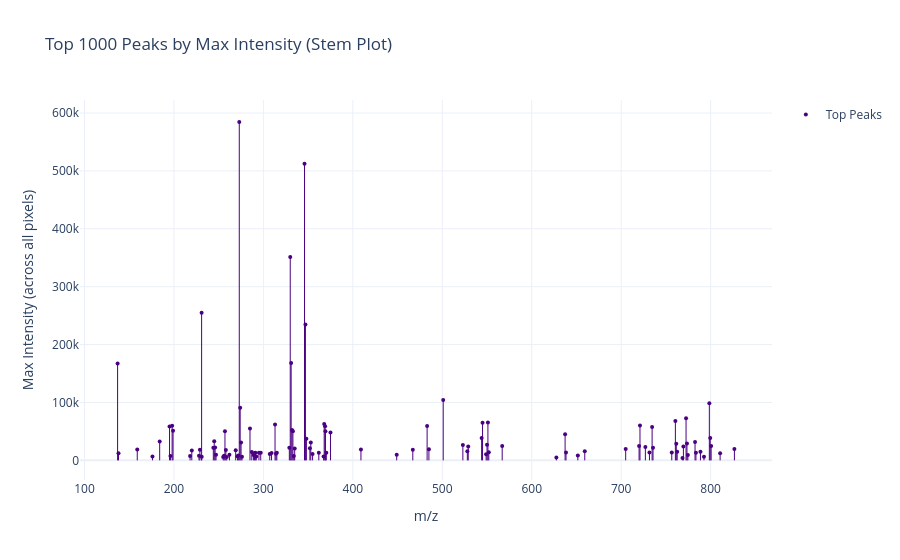

Source (notebook cell):
### Code cell
plot_top_peaks_stem(adata_hdi, title="Top 1000 Peaks by Max Intensity (Stem Plot)")

### Figure 1 — Plotly figure (JSON) as saved in the notebook; plotly's stock layout.template omitted (floating-point values rounded to 4 significant figures)
{"data": [{"hoverinfo": "skip", "line": {"color": "indigo", "width": 1}, "mode": "lines", "showlegend": false, "type": "scatter", "x": [137.0, 137.0], "y": [0, 167500]}, {"hoverinfo": "skip", "line": {"color": "indigo", "width": 1}, "mode": "lines", "showlegend": false, "type": "scatter", "x": [138.0, 138.0], "y": [0, 12488]}, {"hoverinfo": "skip", "line": {"color": "indigo", "width": 1}, "mode": "lines", "showlegend": false, "type": "scatter", "x": [159.0, 159.0], "y": [0, 18905]}, {"hoverinfo": "skip", "line": {"color": "indigo", "width": 1}, "mode": "lines", "showlegend": false, "type": "scatter", "x": [176.0, 176.0], "y": [0, 6534]}, {"hoverinfo": "skip", "line": {"color": "indigo", "width": 1}, "mode": "lines", "showlegend": false, "type": "scatter", "x": [184.1, 184.1], "y": [0, 32794]}, {"hoverinfo": "skip", "line": {"color": "indigo", "width": 1}, "mode": "lines", "showlegend": false, "type": "scatter", "x": [195.1, 195.1], "y": [0, 58528]}, {"hoverinfo": "skip", "line": {"color": "indigo", "width": 1}, "mode": "lines", "showlegend": false, "type": "scatter", "x": [196.1, 196.1], "y": [0, 7518]}, {"hoverinfo": "skip", "line": {"color": "indigo", "width": 1}, "mode": "lines", "showlegend": false, "type": "scatter", "x": [198.0, 198.0], "y": [0, 59752]}, {"hoverinfo": "skip", "line": {"color": "indigo", "width": 1}, "mode": "lines", "showlegend": false, "type": "scatter", "x": [199.0, 199.0], "y": [0, 50949]}, {"hoverinfo": "skip", "line": {"color": "indigo", "width": 1}, "mode": "lines", "showlegend": false, "type": "scatter", "x": [218.1, 218.1], "y": [0, 7429]}, {"hoverinfo": "skip", "line": {"color": "indigo", "width": 1}, "mode": "lines", "showlegend": false, "type": "scatter", "x": [220.0, 220.0], "y": [0, 16835]}, {"hoverinfo": "skip", "line": {"color": "indigo", "width": 1}, "mode": "lines", "showlegend": false, "type": "scatter", "x": [228.0, 228.0], "y": [0, 8017]}, {"hoverinfo": "skip", "line": {"color": "indigo", "width": 1}, "mode": "lines", "showlegend": false, "type": "scatter", "x": [229.0, 229.0], "y": [0, 18338]}, {"hoverinfo": "skip", "line": {"color": "indigo", "width": 1}, "mode": "lines", "showlegend": false, "type": "scatter", "x": [230.9, 230.9], "y": [0, 254934]}, {"hoverinfo": "skip", "line": {"color": "indigo", "width": 1}, "mode": "lines", "showlegend": false, "type": "scatter", "x": [231.1, 231.1], "y": [0, 6183]}, {"hoverinfo": "skip", "line": {"color": "indigo", "width": 1}, "mode": "lines", "showlegend": false, "type": "scatter", "x": [244.0, 244.0], "y": [0, 21609]}, {"hoverinfo": "skip", "line": {"color": "indigo", "width": 1}, "mode": "lines", "showlegend": false, "type": "scatter", "x": [245.0, 245.0], "y": [0, 32858]}, {"hoverinfo": "skip", "line": {"color": "indigo", "width": 1}, "mode": "lines", "showlegend": false, "type": "scatter", "x": [246.1, 246.1], "y": [0, 22144]}, {"hoverinfo": "skip", "line": {"color": "indigo", "width": 1}, "mode": "lines", "showlegend": false, "type": "scatter", "x": [247.1, 247.1], "y": [0, 9665]}, {"hoverinfo": "skip", "line": {"color": "indigo", "width": 1}, "mode": "lines", "showlegend": false, "type": "scatter", "x": [255.0, 255.0], "y": [0, 5932]}, {"hoverinfo": "skip", "line": {"color": "indigo", "width": 1}, "mode": "lines", "showlegend": false, "type": "scatter", "x": [256.0, 256.0], "y": [0, 7930]}, {"hoverinfo": "skip", "line": {"color": "indigo", "width": 1}, "mode": "lines", "showlegend": false, "type": "scatter", "x": [257.0, 257.0], "y": [0, 50097]}, {"hoverinfo": "skip", "line": {"color": "indigo", "width": 1}, "mode": "lines", "showlegend": false, "type": "scatter", "x": [258.0, 258.0], "y": [0, 17771]}, {"hoverinfo": "skip", "line": {"color": "indigo", "width": 1}, "mode": "lines", "showlegend": false, "type": "scatter", "x": [259.1, 259.1], "y": [0, 5702]}, {"hoverinfo": "skip", "line": {"color": "indigo", "width": 1}, "mode": "lines", "showlegend": false, "type": "scatter", "x": [262.0, 262.0], "y": [0, 9901]}, {"hoverinfo": "skip", "line": {"color": "indigo", "width": 1}, "mode": "lines", "showlegend": false, "type": "scatter", "x": [269.1, 269.1], "y": [0, 17476]}, {"hoverinfo": "skip", "line": {"color": "indigo", "width": 1}, "mode": "lines", "showlegend": false, "type": "scatter", "x": [271.0, 271.0], "y": [0, 6911]}, {"hoverinfo": "skip", "line": {"color": "indigo", "width": 1}, "mode": "lines", "showlegend": false, "type": "scatter", "x": [272.0, 272.0], "y": [0, 8503]}, {"hoverinfo": "skip", "line": {"color": "indigo", "width": 1}, "mode": "lines", "showlegend": false, "type": "scatter", "x": [273.0, 273.0], "y": [0, 584460]}, {"hoverinfo": "skip", "line": {"color": "indigo", "width": 1}, "mode": "lines", "showlegend": false, "type": "scatter", "x": [274.0, 274.0], "y": [0, 90898]}, {"hoverinfo": "skip", "line": {"color": "indigo", "width": 1}, "mode": "lines", "showlegend": false, "type": "scatter", "x": [275.1, 275.1], "y": [0, 30859]}, {"hoverinfo": "skip", "line": {"color": "indigo", "width": 1}, "mode": "lines", "showlegend": false, "type": "scatter", "x": [276.1, 276.1], "y": [0, 6445]}, {"hoverinfo": "skip", "line": {"color": "indigo", "width": 1}, "mode": "lines", "showlegend": false, "type": "scatter", "x": [285.0, 285.0], "y": [0, 54977]}, {"hoverinfo": "skip", "line": {"color": "indigo", "width": 1}, "mode": "lines", "showlegend": false, "type": "scatter", "x": [287.0, 287.0], "y": [0, 14340]}, {"hoverinfo": "skip", "line": {"color": "indigo", "width": 1}, "mode": "lines", "showlegend": false, "type": "scatter", "x": [289.0, 289.0], "y": [0, 9109]}, {"hoverinfo": "skip", "line": {"color": "indigo", "width": 1}, "mode": "lines", "showlegend": false, "type": "scatter", "x": [290.0, 290.0], "y": [0, 12374]}, {"hoverinfo": "skip", "line": {"color": "indigo", "width": 1}, "mode": "lines", "showlegend": false, "type": "scatter", "x": [291.0, 291.0], "y": [0, 13274]}, {"hoverinfo": "skip", "line": {"color": "indigo", "width": 1}, "mode": "lines", "showlegend": false, "type": "scatter", "x": [292.1, 292.1], "y": [0, 6599]}, {"hoverinfo": "skip", "line": {"color": "indigo", "width": 1}, "mode": "lines", "showlegend": false, "type": "scatter", "x": [295.0, 295.0], "y": [0, 13219]}, {"hoverinfo": "skip", "line": {"color": "indigo", "width": 1}, "mode": "lines", "showlegend": false, "type": "scatter", "x": [297.0, 297.0], "y": [0, 12972]}, {"hoverinfo": "skip", "line": {"color": "indigo", "width": 1}, "mode": "lines", "showlegend": false, "type": "scatter", "x": [307.1, 307.1], "y": [0, 11194]}, {"hoverinfo": "skip", "line": {"color": "indigo", "width": 1}, "mode": "lines", "showlegend": false, "type": "scatter", "x": [309.1, 309.1], "y": [0, 12670]}, {"hoverinfo": "skip", "line": {"color": "indigo", "width": 1}, "mode": "lines", "showlegend": false, "type": "scatter", "x": [313.0, 313.0], "y": [0, 61847]}, {"hoverinfo": "skip", "line": {"color": "indigo", "width": 1}, "mode": "lines", "showlegend": false, "type": "scatter", "x": [314.0, 314.0], "y": [0, 11642]}, {"hoverinfo": "skip", "line": {"color": "indigo", "width": 1}, "mode": "lines", "showlegend": false, "type": "scatter", "x": [315.0, 315.0], "y": [0, 13294]}, {"hoverinfo": "skip", "line": {"color": "indigo", "width": 1}, "mode": "lines", "showlegend": false, "type": "scatter", "x": [329.0, 329.0], "y": [0, 21984]}, {"hoverinfo": "skip", "line": {"color": "indigo", "width": 1}, "mode": "lines", "showlegend": false, "type": "scatter", "x": [330.0, 330.0], "y": [0, 351099]}, {"hoverinfo": "skip", "line": {"color": "indigo", "width": 1}, "mode": "lines", "showlegend": false, "type": "scatter", "x": [331.0, 331.0], "y": [0, 168097]}, {"hoverinfo": "skip", "line": {"color": "indigo", "width": 1}, "mode": "lines", "showlegend": false, "type": "scatter", "x": [332.0, 332.0], "y": [0, 52356]}, {"hoverinfo": "skip", "line": {"color": "indigo", "width": 1}, "mode": "lines", "showlegend": false, "type": "scatter", "x": [333.0, 333.0], "y": [0, 50359]}, {"hoverinfo": "skip", "line": {"color": "indigo", "width": 1}, "mode": "lines", "showlegend": false, "type": "scatter", "x": [334.0, 334.0], "y": [0, 7753]}, {"hoverinfo": "skip", "line": {"color": "indigo", "width": 1}, "mode": "lines", "showlegend": false, "type": "scatter", "x": [335.0, 335.0], "y": [0, 20326]}, {"hoverinfo": "skip", "line": {"color": "indigo", "width": 1}, "mode": "lines", "showlegend": false, "type": "scatter", "x": [346.0, 346.0], "y": [0, 512255]}, {"hoverinfo": "skip", "line": {"color": "indigo", "width": 1}, "mode": "lines", "showlegend": false, "type": "scatter", "x": [347.0, 347.0], "y": [0, 234542]}, {"hoverinfo": "skip", "line": {"color": "indigo", "width": 1}, "mode": "lines", "showlegend": false, "type": "scatter", "x": [348.1, 348.1], "y": [0, 37302]}, {"hoverinfo": "skip", "line": {"color": "indigo", "width": 1}, "mode": "lines", "showlegend": false, "type": "scatter", "x": [352.0, 352.0], "y": [0, 21037]}, {"hoverinfo": "skip", "line": {"color": "indigo", "width": 1}, "mode": "lines", "showlegend": false, "type": "scatter", "x": [353.0, 353.0], "y": [0, 30927]}, {"hoverinfo": "skip", "line": {"color": "indigo", "width": 1}, "mode": "lines", "showlegend": false, "type": "scatter", "x": [355.0, 355.0], "y": [0, 10929]}, {"hoverinfo": "skip", "line": {"color": "indigo", "width": 1}, "mode": "lines", "showlegend": false, "type": "scatter", "x": [362.0, 362.0], "y": [0, 13095]}, {"hoverinfo": "skip", "line": {"color": "indigo", "width": 1}, "mode": "lines", "showlegend": false, "type": "scatter", "x": [367.3, 367.3], "y": [0, 6540]}, {"hoverinfo": "skip", "line": {"color": "indigo", "width": 1}, "mode": "lines", "showlegend": false, "type": "scatter", "x": [368.0, 368.0], "y": [0, 62993]}, {"hoverinfo": "skip", "line": {"color": "indigo", "width": 1}, "mode": "lines", "showlegend": false, "type": "scatter", "x": [369.0, 369.0], "y": [0, 59117]}, {"hoverinfo": "skip", "line": {"color": "indigo", "width": 1}, "mode": "lines", "showlegend": false, "type": "scatter", "x": [369.4, 369.4], "y": [0, 50256]}, {"hoverinfo": "skip", "line": {"color": "indigo", "width": 1}, "mode": "lines", "showlegend": false, "type": "scatter", "x": [370.4, 370.4], "y": [0, 13049]}, {"hoverinfo": "skip", "line": {"color": "indigo", "width": 1}, "mode": "lines", "showlegend": false, "type": "scatter", "x": [375.0, 375.0], "y": [0, 48071]}, {"hoverinfo": "skip", "line": {"color": "indigo", "width": 1}, "mode": "lines", "showlegend": false, "type": "scatter", "x": [409.1, 409.1], "y": [0, 18600]}, {"hoverinfo": "skip", "line": {"color": "indigo", "width": 1}, "mode": "lines", "showlegend": false, "type": "scatter", "x": [449.0, 449.0], "y": [0, 9631]}, {"hoverinfo": "skip", "line": {"color": "indigo", "width": 1}, "mode": "lines", "showlegend": false, "type": "scatter", "x": [467.1, 467.1], "y": [0, 18248]}, {"hoverinfo": "skip", "line": {"color": "indigo", "width": 1}, "mode": "lines", "showlegend": false, "type": "scatter", "x": [483.0, 483.0], "y": [0, 59412]}, {"hoverinfo": "skip", "line": {"color": "indigo", "width": 1}, "mode": "lines", "showlegend": false, "type": "scatter", "x": [485.1, 485.1], "y": [0, 19410]}, {"hoverinfo": "skip", "line": {"color": "indigo", "width": 1}, "mode": "lines", "showlegend": false, "type": "scatter", "x": [501.0, 501.0], "y": [0, 104254]}, {"hoverinfo": "skip", "line": {"color": "indigo", "width": 1}, "mode": "lines", "showlegend": false, "type": "scatter", "x": [523.0, 523.0], "y": [0, 26760]}, {"hoverinfo": "skip", "line": {"color": "indigo", "width": 1}, "mode": "lines", "showlegend": false, "type": "scatter", "x": [528.0, 528.0], "y": [0, 15965]}, {"hoverinfo": "skip", "line": {"color": "indigo", "width": 1}, "mode": "lines", "showlegend": false, "type": "scatter", "x": [529.0, 529.0], "y": [0, 23936]}, {"hoverinfo": "skip", "line": {"color": "indigo", "width": 1}, "mode": "lines", "showlegend": false, "type": "scatter", "x": [544.0, 544.0], "y": [0, 38654]}, {"hoverinfo": "skip", "line": {"color": "indigo", "width": 1}, "mode": "lines", "showlegend": false, "type": "scatter", "x": [545.0, 545.0], "y": [0, 65036]}, {"hoverinfo": "skip", "line": {"color": "indigo", "width": 1}, "mode": "lines", "showlegend": false, "type": "scatter", "x": [549.0, 549.0], "y": [0, 10509]}, {"hoverinfo": "skip", "line": {"color": "indigo", "width": 1}, "mode": "lines", "showlegend": false, "type": "scatter", "x": [550.0, 550.0], "y": [0, 27110]}, {"hoverinfo": "skip", "line": {"color": "indigo", "width": 1}, "mode": "lines", "showlegend": false, "type": "scatter", "x": [551.0, 551.0], "y": [0, 65555]}, {"hoverinfo": "skip", "line": {"color": "indigo", "width": 1}, "mode": "lines", "showlegend": false, "type": "scatter", "x": [552.0, 552.0], "y": [0, 13935]}, {"hoverinfo": "skip", "line": {"color": "indigo", "width": 1}, "mode": "lines", "showlegend": false, "type": "scatter", "x": [567.0, 567.0], "y": [0, 24737]}, {"hoverinfo": "skip", "line": {"color": "indigo", "width": 1}, "mode": "lines", "showlegend": false, "type": "scatter", "x": [627.5, 627.5], "y": [0, 4942]}, {"hoverinfo": "skip", "line": {"color": "indigo", "width": 1}, "mode": "lines", "showlegend": false, "type": "scatter", "x": [637.3, 637.3], "y": [0, 45234]}, {"hoverinfo": "skip", "line": {"color": "indigo", "width": 1}, "mode": "lines", "showlegend": false, "type": "scatter", "x": [638.3, 638.3], "y": [0, 13471]}, {"hoverinfo": "skip", "line": {"color": "indigo", "width": 1}, "mode": "lines", "showlegend": false, "type": "scatter", "x": [651.5, 651.5], "y": [0, 8601]}, {"hoverinfo": "skip", "line": {"color": "indigo", "width": 1}, "mode": "lines", "showlegend": false, "type": "scatter", "x": [659.3, 659.3], "y": [0, 15680]}, {"hoverinfo": "skip", "line": {"color": "indigo", "width": 1}, "mode": "lines", "showlegend": false, "type": "scatter", "x": [705.0, 705.0], "y": [0, 19538]}, {"hoverinfo": "skip", "line": {"color": "indigo", "width": 1}, "mode": "lines", "showlegend": false, "type": "scatter", "x": [720.0, 720.0], "y": [0, 24865]}, {"hoverinfo": "skip", "line": {"color": "indigo", "width": 1}, "mode": "lines", "showlegend": false, "type": "scatter", "x": [721.0, 721.0], "y": [0, 60181]}, {"hoverinfo": "skip", "line": {"color": "indigo", "width": 1}, "mode": "lines", "showlegend": false, "type": "scatter", "x": [727.0, 727.0], "y": [0, 23094]}, {"hoverinfo": "skip", "line": {"color": "indigo", "width": 1}, "mode": "lines", "showlegend": false, "type": "scatter", "x": [731.6, 731.6], "y": [0, 13460]}, {"hoverinfo": "skip", "line": {"color": "indigo", "width": 1}, "mode": "lines", "showlegend": false, "type": "scatter", "x": [734.6, 734.6], "y": [0, 57841]}, {"hoverinfo": "skip", "line": {"color": "indigo", "width": 1}, "mode": "lines", "showlegend": false, "type": "scatter", "x": [735.6, 735.6], "y": [0, 21991]}, {"hoverinfo": "skip", "line": {"color": "indigo", "width": 1}, "mode": "lines", "showlegend": false, "type": "scatter", "x": [756.6, 756.6], "y": [0, 13436]}, {"hoverinfo": "skip", "line": {"color": "indigo", "width": 1}, "mode": "lines", "showlegend": false, "type": "scatter", "x": [760.6, 760.6], "y": [0, 67919]}, {"hoverinfo": "skip", "line": {"color": "indigo", "width": 1}, "mode": "lines", "showlegend": false, "type": "scatter", "x": [761.6, 761.6], "y": [0, 28849]}, {"hoverinfo": "skip", "line": {"color": "indigo", "width": 1}, "mode": "lines", "showlegend": false, "type": "scatter", "x": [762.6, 762.6], "y": [0, 14719]}, {"hoverinfo": "skip", "line": {"color": "indigo", "width": 1}, "mode": "lines", "showlegend": false, "type": "scatter", "x": [768.5, 768.5], "y": [0, 4096]}, {"hoverinfo": "skip", "line": {"color": "indigo", "width": 1}, "mode": "lines", "showlegend": false, "type": "scatter", "x": [769.6, 769.6], "y": [0, 24129]}, {"hoverinfo": "skip", "line": {"color": "indigo", "width": 1}, "mode": "lines", "showlegend": false, "type": "scatter", "x": [772.5, 772.5], "y": [0, 72855]}, {"hoverinfo": "skip", "line": {"color": "indigo", "width": 1}, "mode": "lines", "showlegend": false, "type": "scatter", "x": [773.5, 773.5], "y": [0, 29111]}, {"hoverinfo": "skip", "line": {"color": "indigo", "width": 1}, "mode": "lines", "showlegend": false, "type": "scatter", "x": [774.5, 774.5], "y": [0, 9086]}, {"hoverinfo": "skip", "line": {"color": "indigo", "width": 1}, "mode": "lines", "showlegend": false, "type": "scatter", "x": [782.6, 782.6], "y": [0, 31895]}, {"hoverinfo": "skip", "line": {"color": "indigo", "width": 1}, "mode": "lines", "showlegend": false, "type": "scatter", "x": [783.6, 783.6], "y": [0, 13228]}, {"hoverinfo": "skip", "line": {"color": "indigo", "width": 1}, "mode": "lines", "showlegend": false, "type": "scatter", "x": [788.6, 788.6], "y": [0, 15039]}, {"hoverinfo": "skip", "line": {"color": "indigo", "width": 1}, "mode": "lines", "showlegend": false, "type": "scatter", "x": [792.6, 792.6], "y": [0, 6154]}, {"hoverinfo": "skip", "line": {"color": "indigo", "width": 1}, "mode": "lines", "showlegend": false, "type": "scatter", "x": [798.5, 798.5], "y": [0, 98580]}, {"hoverinfo": "skip", "line": {"color": "indigo", "width": 1}, "mode": "lines", "showlegend": false, "type": "scatter", "x": [799.6, 799.6], "y": [0, 38826]}, {"hoverinfo": "skip", "line": {"color": "indigo", "width": 1}, "mode": "lines", "showlegend": false, "type": "scatter", "x": [800.6, 800.6], "y": [0, 24637]}, {"hoverinfo": "skip", "line": {"color": "indigo", "width": 1}, "mode": "lines", "showlegend": false, "type": "scatter", "x": [810.6, 810.6], "y": [0, 12241]}, {"hoverinfo": "skip", "line": {"color": "indigo", "width": 1}, "mode": "lines", "showlegend": false, "type": "scatter", "x": [826.6, 826.6], "y": [0, 19602]}, {"hovertemplate": "m/z: %{x:.4f}<br>Max Intensity: %{y:.2f}", "marker": {"color": "indigo", "size": 4}, "mode": "markers", "name": "Top Peaks", "type": "scatter", "x": [137.0, 138.0, 159.0, 176.0, 184.1, 195.1, 196.1, 198.0, 199.0, 218.1, 220.0, 228.0, 229.0, 230.9, 231.1, 244.0, 245.0, 246.1, 247.1, 255.0, 256.0, 257.0, 258.0, 259.1, 262.0, 269.1, 271.0, 272.0, 273.0, 274.0, 275.1, 276.1, 285.0, 287.0, 289.0, 290.0, 291.0, 292.1, 295.0, 297.0, 307.1, 309.1, 313.0, 314.0, 315.0, 329.0, 330.0, 331.0, 332.0, 333.0, 334.0, 335.0, 346.0, 347.0, 348.1, 352.0, 353.0, 355.0, 362.0, 367.3, 368.0, 369.0, 369.4, 370.4, 375.0, 409.1, 449.0, 467.1, 483.0, 485.1, 501.0, 523.0, 528.0, 529.0, 544.0, 545.0, 549.0, 550.0, 551.0, 552.0, 567.0, 627.5, 637.3, 638.3, 651.5, 659.3, 705.0, 720.0, 721.0, 727.0, 731.6, 734.6, 735.6, 756.6, 760.6, 761.6, 762.6, 768.5, 769.6, 772.5, 773.5, 774.5, 782.6, 783.6, 788.6, 792.6, 798.5, 799.6, 800.6, 810.6, 826.6], "y": [167500, 12488, 18905, 6534, 32794, 58528, 7518, 59752, 50949, 7429, 16835, 8017, 18338, 254934, 6183, 21609, 32858, 22144, 9665, 5932, 7930, 50097, 17771, 5702, 9901, 17476, 6911, 8503, 584460, 90898, 30859, 6445, 54977, 14340, 9109, 12374, 13274, 6599, 13219, 12972, 11194, 12670, 61847, 11642, 13294, 21984, 351099, 168097, 52356, 50359, 7753, 20326, 512255, 234542, 37302, 21037, 30927, 10929, 13095, 6540, 62993, 59117, 50256, 13049, 48071, 18600, 9631, 18248, 59412, 19410, 104254, 26760, 15965, 23936, 38654, 65036, 10509, 27110, 65555, 13935, 24737, 4942, 45234, 13471, 8601, 15680, 19538, 24865, 60181, 23094, 13460, 57841, 21991, 13436, 67919, 28849, 14719, 4096, 24129, 72855, 29111, 9086, 31895, 13228, 15039, 6154, 98580, 38826, 24637, 12241, 19602]}], "layout": {"dragmode": "pan", "hovermode": "closest", "title": {"text": "Top 1000 Peaks by Max Intensity (Stem Plot)"}, "xaxis": {"title": {"text": "m/z"}}, "yaxis": {"title": {"text": "Max Intensity (across all pixels)"}}}}
